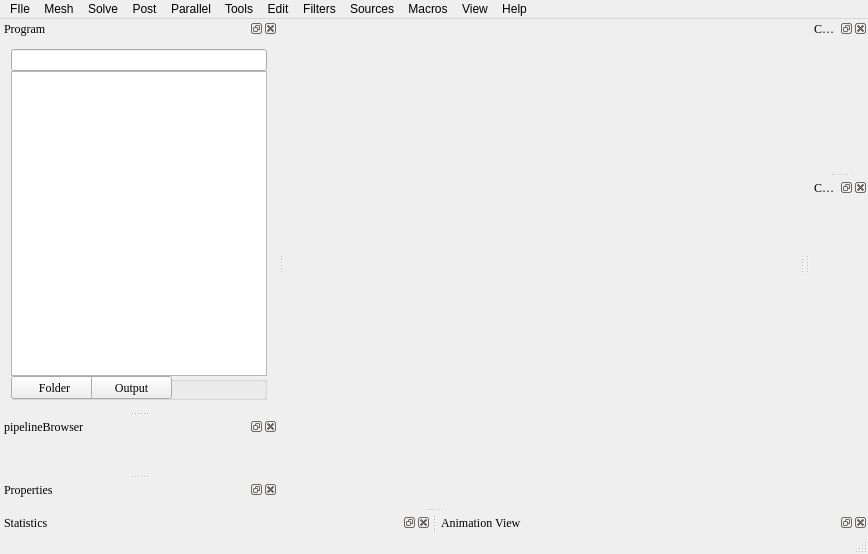
<?xml version="1.0" encoding="UTF-8"?>
<ui version="4.0">
 <class>MainWindow</class>
 <widget class="QMainWindow" name="MainWindow">
  <property name="geometry">
   <rect>
    <x>0</x>
    <y>0</y>
    <width>868</width>
    <height>554</height>
   </rect>
  </property>
  <property name="windowTitle">
   <string>MainWindow</string>
  </property>
  <widget class="QWidget" name="centralWidget">
   <layout class="QGridLayout" name="gridLayout_10">
    <property name="leftMargin">
     <number>0</number>
    </property>
    <property name="topMargin">
     <number>0</number>
    </property>
    <property name="rightMargin">
     <number>0</number>
    </property>
    <property name="bottomMargin">
     <number>0</number>
    </property>
    <property name="horizontalSpacing">
     <number>0</number>
    </property>
    <item row="0" column="0">
     <widget class="QSplitter" name="splitter">
      <property name="orientation">
       <enum>Qt::Horizontal</enum>
      </property>
      <widget class="TabWidget" name="EditorManager" native="true">
       <layout class="QGridLayout" name="gridLayout_9"/>
      </widget>
      <widget class="pqViewManager" name="MultiViewManager" native="true">
       <property name="minimumSize">
        <size>
         <width>0</width>
         <height>0</height>
        </size>
       </property>
       <layout class="QGridLayout" name="gridLayout_7">
        <property name="leftMargin">
         <number>0</number>
        </property>
        <property name="topMargin">
         <number>0</number>
        </property>
        <property name="rightMargin">
         <number>0</number>
        </property>
        <property name="bottomMargin">
         <number>0</number>
        </property>
       </layout>
      </widget>
     </widget>
    </item>
   </layout>
  </widget>
  <widget class="QMenuBar" name="menuBar">
   <property name="geometry">
    <rect>
     <x>0</x>
     <y>0</y>
     <width>868</width>
     <height>23</height>
    </rect>
   </property>
   <widget class="QMenu" name="menuFIle_F">
    <property name="title">
     <string>FIle</string>
    </property>
    <widget class="QMenu" name="menuOpen">
     <property name="title">
      <string>Open</string>
     </property>
     <addaction name="Image_FIle"/>
     <addaction name="Editor_File"/>
     <addaction name="Project"/>
    </widget>
    <widget class="QMenu" name="menuRecents">
     <property name="title">
      <string>Recent</string>
     </property>
     <addaction name="actionFiles"/>
    </widget>
    <addaction name="menuOpen"/>
    <addaction name="menuRecents"/>
    <addaction name="actionWrite"/>
    <addaction name="actionSave"/>
    <addaction name="actionSave_as"/>
   </widget>
   <widget class="QMenu" name="menuMesh_M">
    <property name="title">
     <string>Mesh</string>
    </property>
    <addaction name="ReadMesh"/>
    <addaction name="Check"/>
    <addaction name="Refine"/>
    <addaction name="actionCollapseEdges"/>
    <addaction name="actionModify"/>
    <addaction name="actionPDR"/>
    <addaction name="actionRefineHex"/>
    <addaction name="actionRefinementLevel"/>
    <addaction name="actionRefineWallLayer"/>
    <addaction name="actionRemoveFaces"/>
    <addaction name="actionSelectCells"/>
    <addaction name="actionSplitCells"/>
   </widget>
   <widget class="QMenu" name="menuSolve">
    <property name="title">
     <string>Solve</string>
    </property>
    <addaction name="actionModel"/>
    <addaction name="actionBoundary"/>
    <addaction name="actionInit_Condition"/>
    <addaction name="actionTime_Control"/>
    <addaction name="actionScheme_Control"/>
    <addaction name="actionSolver_Control"/>
    <addaction name="actionRun"/>
   </widget>
   <widget class="QMenu" name="menuPost">
    <property name="title">
     <string>Post</string>
    </property>
   </widget>
   <widget class="QMenu" name="menuHelp">
    <property name="title">
     <string>Help</string>
    </property>
    <widget class="QMenu" name="menuParaview">
     <property name="title">
      <string>Paraview</string>
     </property>
     <addaction name="actionAboutPraView"/>
    </widget>
    <addaction name="actionUserGuide"/>
    <addaction name="actionOurProject"/>
    <addaction name="menuParaview"/>
    <addaction name="actionAbout"/>
   </widget>
   <widget class="QMenu" name="menuTools">
    <property name="title">
     <string>Tools</string>
    </property>
    <widget class="QMenu" name="menuParaViewTools">
     <property name="title">
      <string>ParaViewTools</string>
     </property>
     <addaction name="actionTools"/>
    </widget>
    <addaction name="menuParaViewTools"/>
    <addaction name="actionYPlus_Estimate"/>
    <addaction name="actionUser_Defined"/>
   </widget>
   <widget class="QMenu" name="menuEdit">
    <property name="title">
     <string>Edit</string>
    </property>
    <widget class="QMenu" name="menuParaView_Edit">
     <property name="title">
      <string>ParaView Edit</string>
     </property>
     <addaction name="actionEdit"/>
    </widget>
    <addaction name="menuParaView_Edit"/>
   </widget>
   <widget class="QMenu" name="menuFilters">
    <property name="title">
     <string>Filters</string>
    </property>
   </widget>
   <widget class="QMenu" name="menuSources">
    <property name="title">
     <string>Sources</string>
    </property>
   </widget>
   <widget class="QMenu" name="menuView">
    <property name="title">
     <string>View</string>
    </property>
   </widget>
   <widget class="QMenu" name="menuMacro">
    <property name="title">
     <string>Macros</string>
    </property>
   </widget>
   <widget class="QMenu" name="menuParallel">
    <property name="title">
     <string>Parallel</string>
    </property>
   </widget>
   <addaction name="menuFIle_F"/>
   <addaction name="menuMesh_M"/>
   <addaction name="menuSolve"/>
   <addaction name="menuPost"/>
   <addaction name="menuParallel"/>
   <addaction name="menuTools"/>
   <addaction name="menuEdit"/>
   <addaction name="menuFilters"/>
   <addaction name="menuSources"/>
   <addaction name="menuMacro"/>
   <addaction name="menuView"/>
   <addaction name="menuHelp"/>
  </widget>
  <widget class="QStatusBar" name="statusBar"/>
  <widget class="QDockWidget" name="FolderWindow">
   <property name="font">
    <font>
     <family>Times New Roman</family>
    </font>
   </property>
   <property name="styleSheet">
    <string notr="true"/>
   </property>
   <property name="windowTitle">
    <string>Program</string>
   </property>
   <attribute name="dockWidgetArea">
    <number>1</number>
   </attribute>
   <widget class="QWidget" name="dockWidgetContents">
    <layout class="QGridLayout" name="gridLayout_5">
     <item row="0" column="0">
      <layout class="QGridLayout" name="gridLayout_3">
       <property name="spacing">
        <number>0</number>
       </property>
       <item row="2" column="0">
        <widget class="QGroupBox" name="groupBox">
         <property name="minimumSize">
          <size>
           <width>0</width>
           <height>24</height>
          </size>
         </property>
         <property name="maximumSize">
          <size>
           <width>16777215</width>
           <height>24</height>
          </size>
         </property>
         <property name="title">
          <string/>
         </property>
         <widget class="QPushButton" name="FolderView">
          <property name="geometry">
           <rect>
            <x>0</x>
            <y>0</y>
            <width>87</width>
            <height>23</height>
           </rect>
          </property>
          <property name="minimumSize">
           <size>
            <width>0</width>
            <height>0</height>
           </size>
          </property>
          <property name="maximumSize">
           <size>
            <width>87</width>
            <height>23</height>
           </size>
          </property>
          <property name="font">
           <font>
            <family>Times New Roman</family>
           </font>
          </property>
          <property name="styleSheet">
           <string notr="true"/>
          </property>
          <property name="text">
           <string>Folder</string>
          </property>
          <property name="flat">
           <bool>false</bool>
          </property>
         </widget>
         <widget class="QPushButton" name="Output">
          <property name="geometry">
           <rect>
            <x>80</x>
            <y>0</y>
            <width>81</width>
            <height>23</height>
           </rect>
          </property>
          <property name="maximumSize">
           <size>
            <width>87</width>
            <height>23</height>
           </size>
          </property>
          <property name="font">
           <font>
            <family>Times New Roman</family>
           </font>
          </property>
          <property name="text">
           <string>Output</string>
          </property>
          <property name="flat">
           <bool>false</bool>
          </property>
         </widget>
        </widget>
       </item>
       <item row="1" column="0">
        <layout class="QGridLayout" name="gridLayout_2">
         <property name="verticalSpacing">
          <number>0</number>
         </property>
         <item row="3" column="0">
          <layout class="QGridLayout" name="CurrentGridLayOut">
           <property name="spacing">
            <number>0</number>
           </property>
           <item row="0" column="0">
            <widget class="QTreeView" name="treeView">
             <property name="editTriggers">
              <set>QAbstractItemView::NoEditTriggers</set>
             </property>
             <attribute name="headerVisible">
              <bool>false</bool>
             </attribute>
            </widget>
           </item>
          </layout>
         </item>
         <item row="2" column="0">
          <widget class="QLineEdit" name="lineCommand">
           <property name="minimumSize">
            <size>
             <width>0</width>
             <height>20</height>
            </size>
           </property>
           <property name="maximumSize">
            <size>
             <width>16777215</width>
             <height>25</height>
            </size>
           </property>
          </widget>
         </item>
         <item row="1" column="0">
          <layout class="QGridLayout" name="ProgramToolLayout">
           <property name="spacing">
            <number>0</number>
           </property>
          </layout>
         </item>
        </layout>
       </item>
      </layout>
     </item>
    </layout>
   </widget>
  </widget>
  <widget class="QDockWidget" name="pipelineBrowserDock">
   <property name="font">
    <font>
     <family>Times New Roman</family>
    </font>
   </property>
   <property name="windowTitle">
    <string>pipelineBrowser</string>
   </property>
   <attribute name="dockWidgetArea">
    <number>1</number>
   </attribute>
   <widget class="pqPipelineBrowserWidget" name="pipelineBrowser">
    <layout class="QGridLayout" name="gridLayout_4"/>
   </widget>
  </widget>
  <widget class="QDockWidget" name="proxyTabDock">
   <property name="font">
    <font>
     <family>Times New Roman</family>
    </font>
   </property>
   <property name="windowTitle">
    <string>Properties</string>
   </property>
   <attribute name="dockWidgetArea">
    <number>1</number>
   </attribute>
   <widget class="pqPropertiesPanel" name="proxyTabWidget"/>
  </widget>
  <widget class="QDockWidget" name="statisticsDock">
   <property name="font">
    <font>
     <family>Times New Roman</family>
    </font>
   </property>
   <property name="windowTitle">
    <string>Statistics</string>
   </property>
   <attribute name="dockWidgetArea">
    <number>8</number>
   </attribute>
   <widget class="pqDataInformationWidget" name="statisticsView"/>
  </widget>
  <widget class="QDockWidget" name="animationViewDock">
   <property name="font">
    <font>
     <family>Times New Roman</family>
    </font>
   </property>
   <property name="windowTitle">
    <string>Animation View</string>
   </property>
   <attribute name="dockWidgetArea">
    <number>8</number>
   </attribute>
   <widget class="pqPVAnimationWidget" name="animationView"/>
  </widget>
  <widget class="QDockWidget" name="comparativePanelDock">
   <property name="font">
    <font>
     <family>Times New Roman</family>
    </font>
   </property>
   <property name="windowTitle">
    <string>Comparative View</string>
   </property>
   <attribute name="dockWidgetArea">
    <number>2</number>
   </attribute>
   <widget class="pqComparativeVisPanel" name="comparativeVisPanel"/>
  </widget>
  <widget class="QDockWidget" name="colorMapEditorDock">
   <property name="font">
    <font>
     <family>Times New Roman</family>
    </font>
   </property>
   <property name="windowTitle">
    <string>Color Editor</string>
   </property>
   <attribute name="dockWidgetArea">
    <number>2</number>
   </attribute>
   <widget class="pqColorMapEditor" name="colorMapEditorPanel">
    <layout class="QGridLayout" name="gridLayout"/>
   </widget>
  </widget>
  <action name="Image_FIle">
   <property name="text">
    <string>Image File</string>
   </property>
   <property name="shortcut">
    <string>Ctrl+I</string>
   </property>
  </action>
  <action name="Editor_File">
   <property name="text">
    <string>Editor File</string>
   </property>
   <property name="shortcut">
    <string>Ctrl+E</string>
   </property>
  </action>
  <action name="Project">
   <property name="text">
    <string>Project</string>
   </property>
   <property name="shortcut">
    <string>Ctrl+P</string>
   </property>
  </action>
  <action name="actionOp">
   <property name="text">
    <string>op</string>
   </property>
  </action>
  <action name="actionWrite">
   <property name="text">
    <string>Write</string>
   </property>
  </action>
  <action name="actionSave">
   <property name="text">
    <string>Save</string>
   </property>
  </action>
  <action name="actionSave_as">
   <property name="text">
    <string>Save as</string>
   </property>
  </action>
  <action name="ReadMesh">
   <property name="text">
    <string>Import</string>
   </property>
  </action>
  <action name="Check">
   <property name="text">
    <string>Check</string>
   </property>
  </action>
  <action name="Refine">
   <property name="text">
    <string>autoRefine</string>
   </property>
  </action>
  <action name="actionCollapseEdges">
   <property name="text">
    <string>collapseEdges</string>
   </property>
  </action>
  <action name="actionModify">
   <property name="text">
    <string>Modify</string>
   </property>
  </action>
  <action name="actionPDR">
   <property name="text">
    <string>PDR</string>
   </property>
  </action>
  <action name="actionRefineHex">
   <property name="text">
    <string>RefineHex</string>
   </property>
  </action>
  <action name="actionRefinementLevel">
   <property name="text">
    <string>RefinementLevel</string>
   </property>
  </action>
  <action name="actionRefineWallLayer">
   <property name="text">
    <string>RefineWallLayer</string>
   </property>
  </action>
  <action name="actionRemoveFaces">
   <property name="text">
    <string>RemoveFaces</string>
   </property>
  </action>
  <action name="actionSelectCells">
   <property name="text">
    <string>SelectCells</string>
   </property>
  </action>
  <action name="actionSplitCells">
   <property name="text">
    <string>SplitCells</string>
   </property>
  </action>
  <action name="actionOperation_condition">
   <property name="text">
    <string>Operation condition</string>
   </property>
  </action>
  <action name="actionModel">
   <property name="text">
    <string>Model</string>
   </property>
  </action>
  <action name="actionBoundary">
   <property name="text">
    <string>Boundary</string>
   </property>
  </action>
  <action name="actionInit_Condition">
   <property name="text">
    <string>Init Condition</string>
   </property>
  </action>
  <action name="actionTime_Control">
   <property name="text">
    <string>Time Control</string>
   </property>
  </action>
  <action name="actionRun">
   <property name="text">
    <string>Run</string>
   </property>
  </action>
  <action name="actionScheme_Control">
   <property name="text">
    <string>Scheme Control</string>
   </property>
  </action>
  <action name="actionSolver_Control">
   <property name="text">
    <string>Solver Control</string>
   </property>
  </action>
  <action name="actionFiles">
   <property name="text">
    <string>Files</string>
   </property>
  </action>
  <action name="actionAboutPraView">
   <property name="text">
    <string>aboutPraView</string>
   </property>
  </action>
  <action name="actionOurProject">
   <property name="text">
    <string>OurProject</string>
   </property>
  </action>
  <action name="actionAbout">
   <property name="text">
    <string>About..</string>
   </property>
  </action>
  <action name="actionUserGuide">
   <property name="text">
    <string>User Guide</string>
   </property>
  </action>
  <action name="actionUser_Defined">
   <property name="text">
    <string>User Defined</string>
   </property>
  </action>
  <action name="actionTools">
   <property name="text">
    <string>Tools</string>
   </property>
  </action>
  <action name="actionEdit">
   <property name="text">
    <string>Edit</string>
   </property>
  </action>
  <action name="actionYPlus_Estimate">
   <property name="text">
    <string>yPlus Estimate</string>
   </property>
  </action>
 </widget>
 <layoutdefault spacing="6" margin="11"/>
 <customwidgets>
  <customwidget>
   <class>pqViewManager</class>
   <extends>QWidget</extends>
   <header>pqViewManager.h</header>
   <container>1</container>
  </customwidget>
  <customwidget>
   <class>pqPipelineBrowserWidget</class>
   <extends>QWidget</extends>
   <header location="global">pqPipelineBrowserWidget.h</header>
   <container>1</container>
  </customwidget>
  <customwidget>
   <class>pqDataInformationWidget</class>
   <extends>QWidget</extends>
   <header location="global">pqDataInformationWidget.h</header>
   <container>1</container>
  </customwidget>
  <customwidget>
   <class>pqPVAnimationWidget</class>
   <extends>QWidget</extends>
   <header location="global">pqPVAnimationWidget.h</header>
   <container>1</container>
  </customwidget>
  <customwidget>
   <class>pqComparativeVisPanel</class>
   <extends>QWidget</extends>
   <header location="global">pqComparativeVisPanel.h</header>
   <container>1</container>
  </customwidget>
  <customwidget>
   <class>TabWidget</class>
   <extends>QWidget</extends>
   <header location="global">TabWidget.h</header>
   <container>1</container>
  </customwidget>
  <customwidget>
   <class>pqColorMapEditor</class>
   <extends>QWidget</extends>
   <header>pqColorMapEditor.h</header>
   <container>1</container>
  </customwidget>
  <customwidget>
   <class>pqPropertiesPanel</class>
   <extends>QWidget</extends>
   <header location="global">pqPropertiesPanel.h</header>
   <container>1</container>
  </customwidget>
 </customwidgets>
 <resources/>
 <connections/>
</ui>
